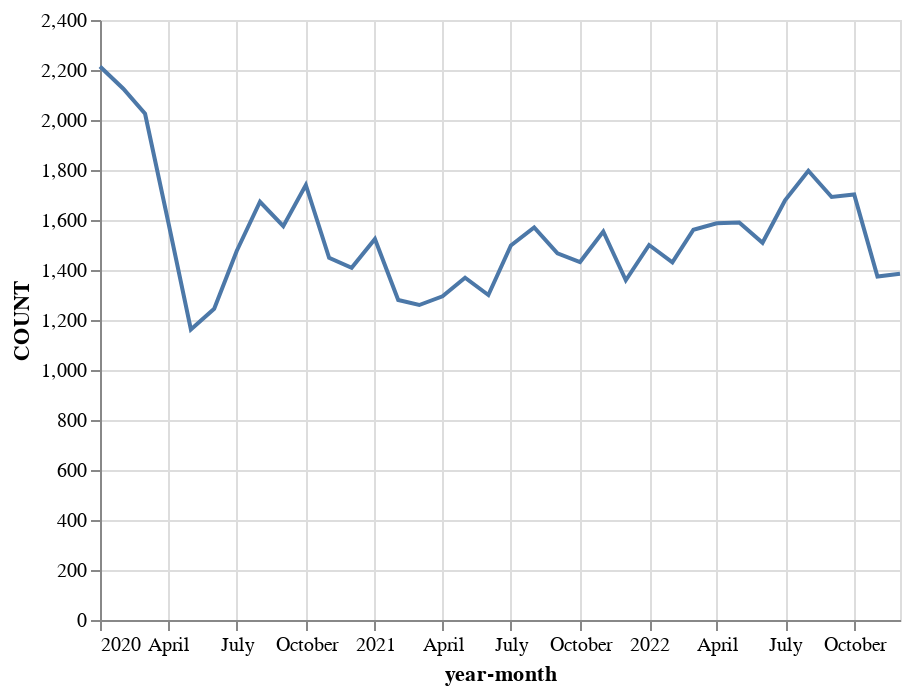

Notebook cell for this chart:
### Code cell
## Crime trends over time

# Create a new column 'year-month' by combining the YEAR and MONTH columns
df['year-month'] = pd.to_datetime(df[['YEAR', 'MONTH']].assign(DAY=1))

# Create a dataframe of crime counts by year-month
month_counts = df.groupby('year-month')['TYPE'].count().reset_index(name='COUNT')

# Create a line chart of crime counts by year-month
alt.Chart(month_counts).mark_line().encode(
    x='year-month:T',
    y='COUNT:Q'
)

### Figure 1 — Vega-Lite specification as saved in the notebook (floating-point values rounded to 4 significant figures)
{"config": {"view": {"continuousWidth": 400, "continuousHeight": 300}}, "data": {"name": "data-845b14c27404bcdd554bba99f7264489"}, "mark": "line", "encoding": {"x": {"type": "temporal", "field": "year-month"}, "y": {"type": "quantitative", "field": "COUNT"}}, "$schema": "https://vega.github.io/schema/vega-lite/v4.8.1.json", "datasets": {"data-845b14c27404bcdd554bba99f7264489": [{"year-month": "2020-01-01T00:00:00", "COUNT": 2214}, {"year-month": "2020-02-01T00:00:00", "COUNT": 2125}, {"year-month": "2020-03-01T00:00:00", "COUNT": 2025}, {"year-month": "2020-04-01T00:00:00", "COUNT": 1590}, {"year-month": "2020-05-01T00:00:00", "COUNT": 1162}, {"year-month": "2020-06-01T00:00:00", "COUNT": 1245}, {"year-month": "2020-07-01T00:00:00", "COUNT": 1476}, {"year-month": "2020-08-01T00:00:00", "COUNT": 1673}, {"year-month": "2020-09-01T00:00:00", "COUNT": 1575}, {"year-month": "2020-10-01T00:00:00", "COUNT": 1740}, {"year-month": "2020-11-01T00:00:00", "COUNT": 1449}, {"year-month": "2020-12-01T00:00:00", "COUNT": 1409}, {"year-month": "2021-01-01T00:00:00", "COUNT": 1524}, {"year-month": "2021-02-01T00:00:00", "COUNT": 1280}, {"year-month": "2021-03-01T00:00:00", "COUNT": 1260}, {"year-month": "2021-04-01T00:00:00", "COUNT": 1295}, {"year-month": "2021-05-01T00:00:00", "COUNT": 1369}, {"year-month": "2021-06-01T00:00:00", "COUNT": 1300}, {"year-month": "2021-07-01T00:00:00", "COUNT": 1498}, {"year-month": "2021-08-01T00:00:00", "COUNT": 1570}, {"year-month": "2021-09-01T00:00:00", "COUNT": 1467}, {"year-month": "2021-10-01T00:00:00", "COUNT": 1432}, {"year-month": "2021-11-01T00:00:00", "COUNT": 1554}, {"year-month": "2021-12-01T00:00:00", "COUNT": 1359}, {"year-month": "2022-01-01T00:00:00", "COUNT": 1500}, {"year-month": "2022-02-01T00:00:00", "COUNT": 1431}, {"year-month": "2022-03-01T00:00:00", "COUNT": 1561}, {"year-month": "2022-04-01T00:00:00", "COUNT": 1587}, {"year-month": "2022-05-01T00:00:00", "COUNT": 1590}, {"year-month": "2022-06-01T00:00:00", "COUNT": 1509}, {"year-month": "2022-07-01T00:00:00", "COUNT": 1679}, {"year-month": "2022-08-01T00:00:00", "COUNT": 1797}, {"year-month": "2022-09-01T00:00:00", "COUNT": 1692}, {"year-month": "2022-10-01T00:00:00", "COUNT": 1702}, {"year-month": "2022-11-01T00:00:00", "COUNT": 1374}, {"year-month": "2022-12-01T00:00:00", "COUNT": 1385}]}}
